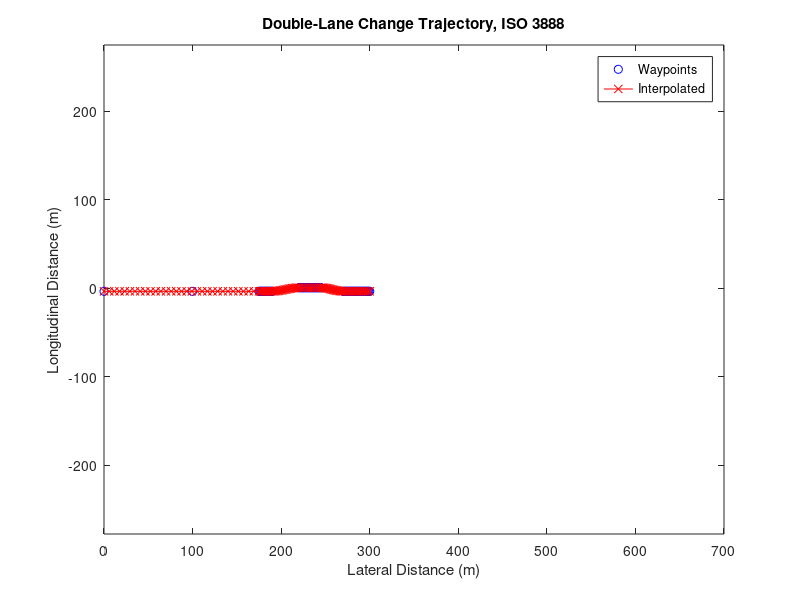
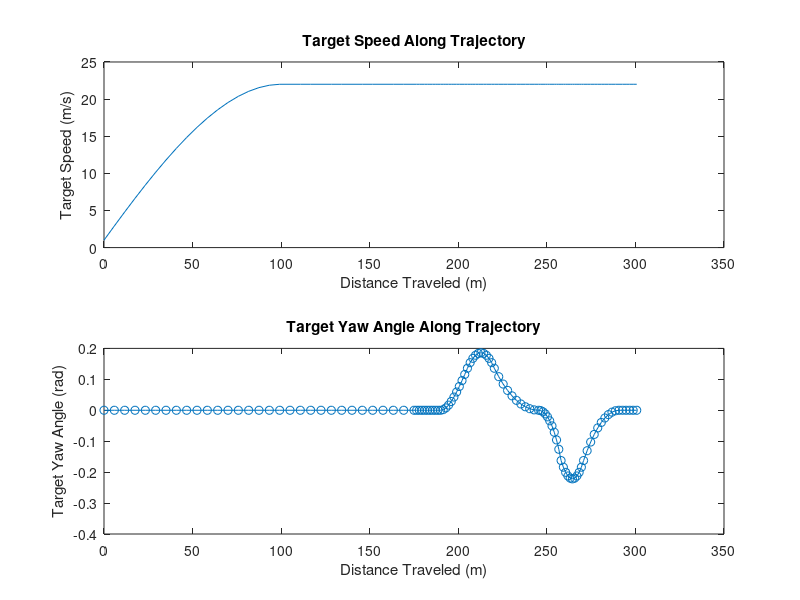

Write the MATLAB code that produced these figures, in order.
function sm_car_trajectory_double_lane_change_iso3888
% Function to construct double-lane change maneuver according to ISO-3888
% Copyright 2018-2025 The MathWorks, Inc.

cd(fileparts(which(mfilename)))
% Parameters for trajectory
maneuver_lateral_offset    = -3.35; % m
cone_set_lat_separation    = 4.1;%3.5;   % m

% Longitudinal gate locations (m)
gate0       = 0;     % Start 

gate1       = 175;   % Entry 1st set of cones
gate2       = gate1+15;   % Exit  1st set of cones

gate3       = gate2+30;   % Entry 2nd set of cones
gate4       = gate3+25;   % Exit  2nd set of cones

gate5       = gate4+25;   % Entry 3rd set of cones
gate6       = gate5+30;   % Exit 3rd set of cones

gate7       = 700;   % End

v_lc        = 22;     % Speed during lane change (m/s)
x_testv     = 100;    % Distance when target speed is reached (m)

% Assemble waypoints, foundation for interpolation
x_waypoints =  [gate0 x_testv   gate1:1:gate2              gate3:1:gate4              gate5:1:gate6             ];
y_waypoints =  [0     0         zeros(1,gate2-gate1+1)     ones(1,gate4-gate3+1)      zeros(1,gate6-gate5+1)    ]*cone_set_lat_separation+maneuver_lateral_offset;
vx_waypoints = [1     v_lc      v_lc*ones(1,gate2-gate1+1) v_lc*ones(1,gate4-gate3+1) v_lc*ones(1,gate6-gate5+1)];

% Construct query points for interpolation
x_new  = [...
    gate0:(gate1-gate0)/30: (gate1-(gate1-gate0)/30) ...
    gate1:(gate2-gate1)/10: (gate2-(gate2-gate1)/10) ...
    gate2:(gate3-gate2)/20: (gate3-(gate3-gate2)/20) ...
    gate3:(gate4-gate3)/10: (gate4-(gate4-gate3)/10) ...
    gate4:(gate5-gate4)/20: (gate5-(gate5-gate4)/20) ...
    gate5:(gate6-gate5)/15: (gate6-(gate6-gate5)/15) ...
    gate6:(gate7-gate6)/10: (gate7)];

% Interpolate to get lateral distance and speed
y_new  = interp1(x_waypoints, y_waypoints,  x_new, 'pchip');
vx_new = interp1(x_waypoints, vx_waypoints, x_new, 'pchip');

% Plot waypoints and interpolated trajectory
fig_handle_name = 'h1_sm_car_double_lane_change';

handle_var = evalin('base',['who(''' fig_handle_name ''')']);
if(isempty(handle_var))
    evalin('base',[fig_handle_name ' = figure(''Name'', ''' fig_handle_name ''');']);
elseif ~isgraphics(evalin('base',handle_var{:}))
    evalin('base',[fig_handle_name ' = figure(''Name'', ''' fig_handle_name ''');']);
end
figure(evalin('base',fig_handle_name))
clf(evalin('base',fig_handle_name))

plot(x_waypoints,y_waypoints,'bo');
hold on
plot(x_new,y_new,'r-x')
hold off
xlabel('Lateral Distance (m)')
ylabel('Longitudinal Distance (m)');
title('Double-Lane Change Trajectory, ISO 3888');
legend({'Waypoints','Interpolated'},'Location','Best');
axis equal

% Calculate distance traveled
xTrajectory_new = [0 cumsum(sqrt((diff(x_new)).^2+diff(y_new).^2))];

fig_handle_name = 'h2_sm_car_double_lane_change';

handle_var = evalin('base',['who(''' fig_handle_name ''')']);
if(isempty(handle_var))
    evalin('base',[fig_handle_name ' = figure(''Name'', ''' fig_handle_name ''');']);
elseif ~isgraphics(evalin('base',handle_var{:}))
    evalin('base',[fig_handle_name ' = figure(''Name'', ''' fig_handle_name ''');']);
end
figure(evalin('base',fig_handle_name))
clf(evalin('base',fig_handle_name))
subplot(211)
plot(xTrajectory_new,vx_new)
xlabel('Distance Traveled (m)');
ylabel('Target Speed (m/s)');
title('Target Speed Along Trajectory');

% Calculate target yaw angle (rad)
yaw_interval = 10; % 10
aYaw_new = atan2(...
    y_new(yaw_interval+1:end)-y_new(1:end-yaw_interval),...
    x_new(yaw_interval+1:end)-x_new(1:end-yaw_interval));

%aYaw_new = atan2(...
%    y_new(yaw_interval+1:end)-y_new(1:end-yaw_interval),...
%    x_new(yaw_interval+1:end)-x_new(1:end-yaw_interval));


aYaw_new = [repmat(aYaw_new(1),1,yaw_interval) aYaw_new];

subplot(212)
plot(xTrajectory_new,aYaw_new,'-o')
xlabel('Distance Traveled (m)');
ylabel('Target Yaw Angle (rad)');
title('Target Yaw Angle Along Trajectory');

% Assign parameters for trajectory definition
x.Value = x_new;
x.Units = 'm';
x.Comments = '';

y.Value = y_new;
y.Units = 'm';
y.Comments = '';

z.Value = zeros(size(x_new));
z.Units = 'm';
z.Comments = '';

xTrajectory.Value = xTrajectory_new;
xTrajectory.Units = 'm';
xTrajectory.Comments = 'Distance traveled';

vx.Value = vx_new;
vx.Units = 'm/s';
vx.Comments = 'Vehicle speed along direction of travel';

aYaw.Value = aYaw_new;
aYaw.Units = 'rad';
aYaw.Comments = 'Yaw Angle, non-wrapping';

save Double_Lane_Change_ISO3888_trajectory_default x y z vx aYaw xTrajectory 

